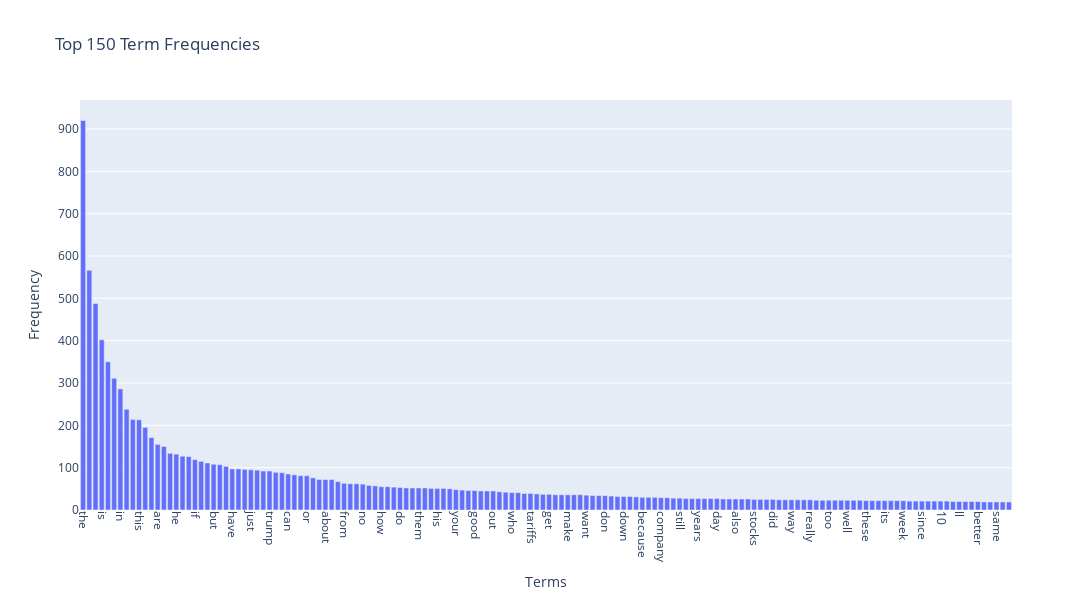

Notebook source saved alongside this figure:
### Code cell
#Exercise 14

# Answer here
import numpy as np
import plotly.express as px


N = 150 


top_indices = np.argsort(term_frequencies)[::-1][:N]


fig = px.bar(
    x=count_vect.get_feature_names_out()[top_indices],
    y=term_frequencies[top_indices],
    labels={'x': 'Terms', 'y': 'Frequency'},
    title=f"Top {N} Term Frequencies"
)


fig.update_layout(
    xaxis=dict(tickangle=90),
    width=1200,
    height=600
)

fig.show()

### Figure 1 — Plotly figure (JSON) as saved in the notebook; plotly's stock layout.template omitted (floating-point values rounded to 4 significant figures; data arrays with more than 128 entries replaced by an {"elided": "..."} marker saying what was removed)
{"data": [{"hovertemplate": "Terms=%{x}<br>Frequency=%{y}<extra></extra>", "legendgroup": "", "marker": {"color": "#636efa", "pattern": {"shape": ""}}, "name": "", "orientation": "v", "showlegend": false, "textposition": "auto", "type": "bar", "x": {"elided": "150 str values"}, "xaxis": "x", "y": {"elided": "150 int values"}, "yaxis": "y"}], "layout": {"barmode": "relative", "height": 600, "legend": {"tracegroupgap": 0}, "title": {"text": "Top 150 Term Frequencies"}, "width": 1200, "xaxis": {"anchor": "y", "domain": [0, 1], "tickangle": 90, "title": {"text": "Terms"}}, "yaxis": {"anchor": "x", "domain": [0, 1], "title": {"text": "Frequency"}}}}
